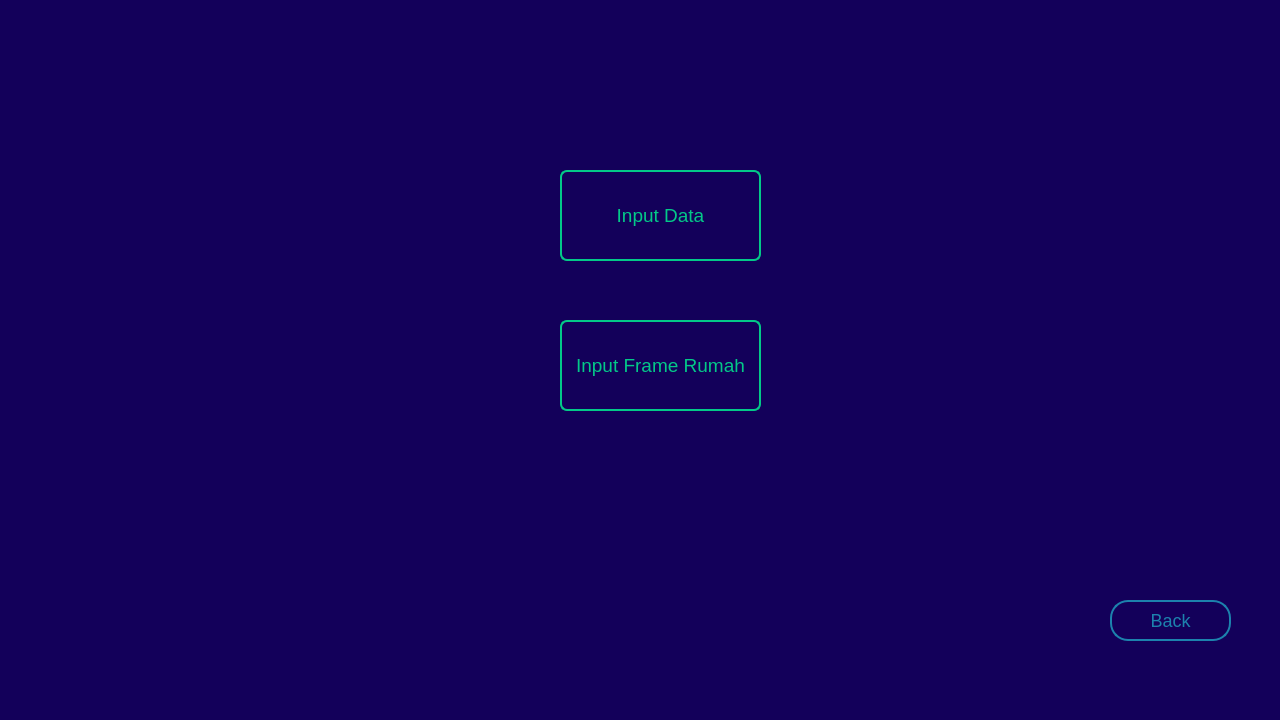
<?xml version="1.0" encoding="UTF-8"?>
<ui version="4.0">
 <class>MainWindow</class>
 <widget class="QMainWindow" name="MainWindow">
  <property name="geometry">
   <rect>
    <x>0</x>
    <y>0</y>
    <width>1280</width>
    <height>720</height>
   </rect>
  </property>
  <property name="windowTitle">
   <string>MainWindow</string>
  </property>
  <property name="styleSheet">
   <string notr="true">background-color: #13005A;</string>
  </property>
  <widget class="QWidget" name="centralwidget">
   <widget class="QPushButton" name="A2B1">
    <property name="geometry">
     <rect>
      <x>560</x>
      <y>170</y>
      <width>201</width>
      <height>91</height>
     </rect>
    </property>
    <property name="styleSheet">
     <string notr="true">background-color: #13005A;
color: #03C988;
border: 2px solid #03C988;
font-size: 19px;
border-radius: 7%;</string>
    </property>
    <property name="text">
     <string>Input Data</string>
    </property>
    <property name="autoRepeatDelay">
     <number>300</number>
    </property>
   </widget>
   <widget class="QPushButton" name="A2B2">
    <property name="geometry">
     <rect>
      <x>560</x>
      <y>320</y>
      <width>201</width>
      <height>91</height>
     </rect>
    </property>
    <property name="styleSheet">
     <string notr="true">background-color: #13005A;
color: #03C988;
border: 2px solid #03C988;
font-size: 19px;
border-radius: 7%;</string>
    </property>
    <property name="text">
     <string>Input Frame Rumah</string>
    </property>
    <property name="autoRepeatDelay">
     <number>300</number>
    </property>
   </widget>
   <widget class="QPushButton" name="backButton_2">
    <property name="geometry">
     <rect>
      <x>1110</x>
      <y>600</y>
      <width>121</width>
      <height>41</height>
     </rect>
    </property>
    <property name="styleSheet">
     <string notr="true">background-color: #13005A;
color: #1C82AD;
border: 2px solid #1C82AD;
font-size: 18px;
border-radius: 18%;</string>
    </property>
    <property name="text">
     <string>Back</string>
    </property>
   </widget>
  </widget>
  <widget class="QMenuBar" name="menubar">
   <property name="geometry">
    <rect>
     <x>0</x>
     <y>0</y>
     <width>1280</width>
     <height>26</height>
    </rect>
   </property>
  </widget>
  <widget class="QStatusBar" name="statusbar"/>
 </widget>
 <resources/>
 <connections/>
</ui>
